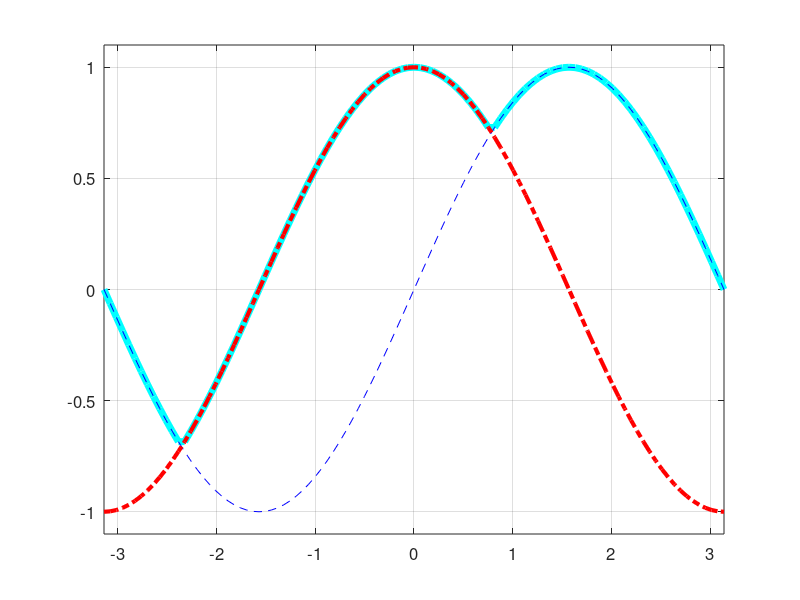

Reproduce this figure in MATLAB.
x=-pi:0.02*pi:pi;
plot(x,max(sin(x), cos(x)), 'c' , 'LineWidth', 5) 
hold on;
plot(x,sin(x),  '--b', x, cos(x), '-.r', 'LineWidth' , 3) 
grid on;
axis([-pi, pi, -1.1, 1.1]), set(gca, 'FontSize', 12)